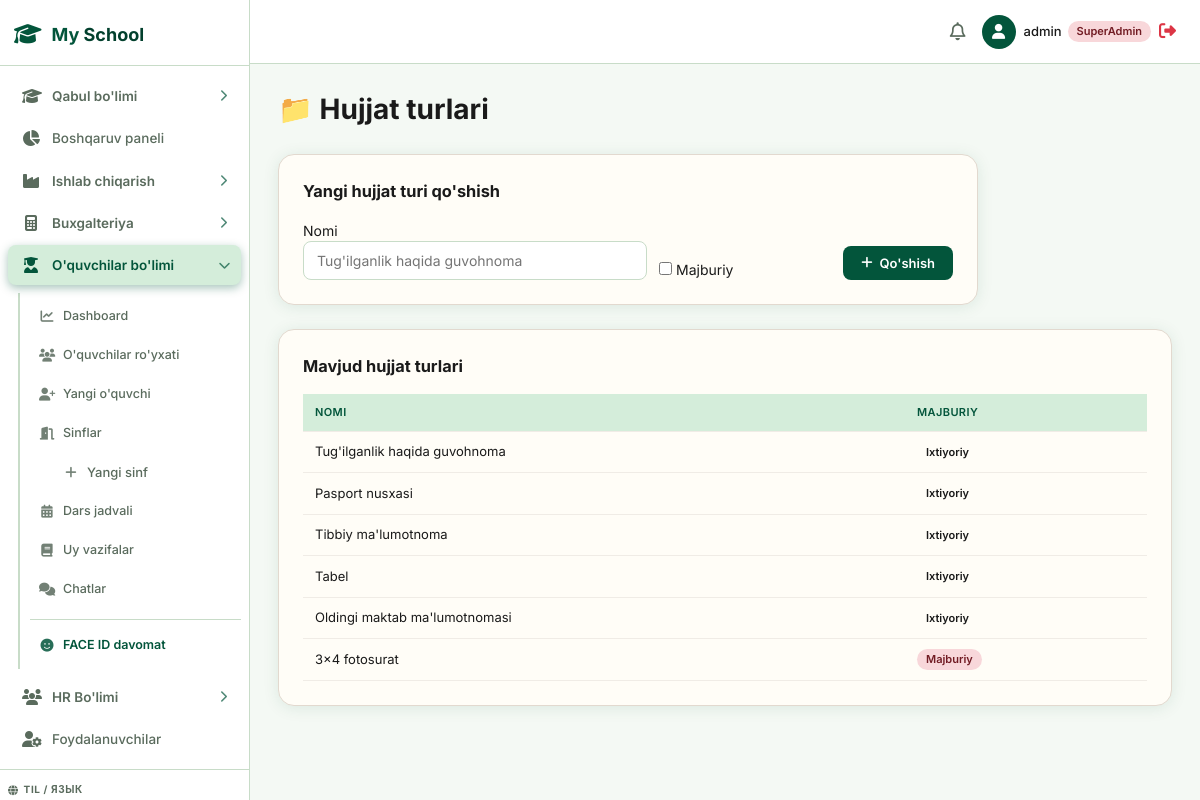
/students/document-types/ (signed in), run on the app's committed database.
### students/models.py (models this page shows, shortened)
class DocumentType(models.Model):
    name = models.CharField(max_length=100, unique=True)  # Ma'lumotnoma, Tabel, Pasport nusxasi...
    is_required = models.BooleanField(default=False)

### students/views.py (the view, shortened to what this page needs)
# urls.py: path('document-types/', views.document_type_list, name='students_doc_types'),
@login_required
@students_required
def document_type_list(request):
    doc_types = DocumentType.objects.all()
    context = {
        'doc_types': doc_types,
        'page_title': 'Hujjat turlari',
    }
    return render(request, 'students/document_type_list.html', context)

### students/views.py (called while the page is built)
def _is_students_staff(user):
    if user.is_superuser:
        return True
    return user.groups.filter(name__in=['students_agent', 'students_manager', 'enrollment_agent', 'enrollment_manager']).exists()

### templates/students/document_type_list.html (shortened to what this page needs)
{% extends 'base.html' %}
{% block content %}
<h1 style="font-size:28px;margin-bottom:24px;">📁 Hujjat turlari</h1>
<div class="card" style="max-width:700px;background:#fffdf7;border:1px solid #e2d9cf;border-radius:16px;padding:24px;margin-bottom:24px;">
  <h3 style="margin-bottom:16px;">Yangi hujjat turi qo'shish</h3>
  <form method="post" style="display:grid;grid-template-columns:2fr 1fr auto;gap:12px;align-items:end;">
    <div>
      <label>Nomi</label>
      <input type="text" name="name" class="form-control" placeholder="Tug'ilganlik haqida guvohnoma" required>
    </div>
    <div>
      <label>
        <input type="checkbox" name="is_required">
        Majburiy
      </label>
    </div>
    <button type="submit" class="btn btn-primary"><i class="fa-solid fa-plus"></i> Qo'shish</button>
  </form>
</div>
<div class="card" style="background:#fffdf7;border:1px solid #e2d9cf;border-radius:16px;padding:24px;">
  <h3 style="margin-bottom:16px;">Mavjud hujjat turlari</h3>
  {% if doc_types %}
  <table class="data-table" style="width:100%;">
    <thead>
      <tr>
        <th>Nomi</th>
        <th>Majburiy</th>
      </tr>
    </thead>
    <tbody>
      {% for dt in doc_types %}
      <tr>
        <td>{{ dt.name }}</td>
        <td>
          {% if dt.is_required %}
          <span class="badge badge-danger">Majburiy</span>
          {% else %}
          <span class="badge badge-secondary">Ixtiyoriy</span>
          {% endif %}
        </td>
      </tr>
      {% endfor %}
    </tbody>
  </table>
  {% else %}
  <p style="color:#888;">Hujjat turlari yo'q.</p>
  {% endif %}
</div>
{% endblock %}

### templates/base.html (shortened to what this page needs)
{% load static %}
<!DOCTYPE html>
<html lang="uz">
<head>
    <link rel="stylesheet" href="https://cdnjs.cloudflare.com/ajax/libs/font-awesome/6.4.0/css/all.min.css">
    <link rel="stylesheet" href="{% static 'css/style.css' %}?v=5">
</head>
<body>
    <div class="app-container">
        <aside class="sidebar" id="appSidebar">
            <div class="sidebar-header">
                <div class="logo-icon"><i class="fa-solid fa-graduation-cap"></i></div>
                <h2>My <span class="highlight">School</span></h2>
            </div>
            <ul class="nav-links">
                {% if is_superadmin or is_enrollment or is_callcentre %}
                <li class="nav-group">
                    <div class="nav-group__head {% if '/enrollment/' in request.path %}active{% endif %}" onclick="toggleSubMenu(this)">
                        <span style="display:flex;align-items:center;gap:12px;">
                            <i class="fa-solid fa-graduation-cap icon-left"></i>
                            <span>Qabul bo'limi</span>
                        </span>
                        <i class="fa-solid fa-chevron-right arrow"></i>
                    </div>
                </li>
                {% endif %}
                {% if is_superadmin %}
                <li>
                    <a href="/" class="{% if request.path == '/' %}active{% endif %}">
                        <i class="fa-solid fa-chart-pie"></i>
                        <span>Boshqaruv paneli</span>
                    </a>
                </li>
                <li class="nav-group">
                    <div class="nav-group__head {% if '/production/' in request.path %}active{% endif %}" onclick="toggleSubMenu(this)">
                        <span style="display:flex;align-items:center;gap:12px;">
                            <i class="fa-solid fa-industry icon-left"></i>
                            <span>Ishlab chiqarish</span>
                        </span>
                        <i class="fa-solid fa-chevron-right arrow"></i>
                    </div>
                </li>
                <li class="nav-group">
                    <div class="nav-group__head {% if '/accounting/' in request.path %}active{% endif %}" onclick="toggleSubMenu(this)">
                        <span style="display:flex;align-items:center;gap:12px;">
                            <i class="fa-solid fa-calculator icon-left"></i>
                            <span>Buxgalteriya</span>
                        </span>
                        <i class="fa-solid fa-chevron-right arrow"></i>
                    </div>
                </li>
                <li class="nav-group">
                    <div class="nav-group__head {% if '/students/' in request.path %}active{% endif %}" onclick="toggleSubMenu(this)">
                        <span style="display:flex;align-items:center;gap:12px;">
                            <i class="fa-solid fa-user-graduate icon-left"></i>
                            <span>O'quvchilar bo'limi</span>
                        </span>
                        <i class="fa-solid fa-chevron-right arrow"></i>
                    </div>
                    <ul class="nav-sub {% if '/students/' in request.path %}open{% endif %}">
                        <li><a href="/students/" class="{% if request.path == '/students/' %}active{% endif %}"><i class="fa-solid fa-chart-line"></i><span>Dashboard</span></a></li>
                        <li><a href="/students/list/" class="{% if '/students/list' in request.path %}active{% endif %}"><i class="fa-solid fa-users"></i><span>O'quvchilar ro'yxati</span></a></li>
                        <li><a href="/students/new/" class="{% if '/students/create' in request.path %}active{% endif %}"><i class="fa-solid fa-user-plus"></i><span>Yangi o'quvchi</span></a></li>
                        <li><a href="/students/classrooms/" class="{% if '/students/classrooms' in request.path %}active{% endif %}"><i class="fa-solid fa-door-open"></i><span>Sinflar</span></a></li>
                        <li><a href="/students/classrooms/new/" class="" style="padding-left:32px;font-size:13px;"><i class="fa-solid fa-plus"></i><span>Yangi sinf</span></a></li>
                        <li><a href="/students/schedule/" class="{% if '/students/schedule' in request.path %}active{% endif %}"><i class="fa-solid fa-calendar-days"></i><span>Dars jadvali</span></a></li>
                        <li><a href="/students/homework/" class="{% if '/students/homework/list' in request.path %}active{% endif %}"><i class="fa-solid fa-book"></i><span>Uy vazifalar</span></a></li>
                        <li><a href="/students/chat/" class="{% if '/students/chat/list' in request.path %}active{% endif %}"><i class="fa-solid fa-comments"></i><span>Chatlar</span></a></li>
                        <li style="margin-top:8px;padding-top:8px;border-top:1px solid var(--border);">
                            <a href="/faceid/students/" class="{% if '/faceid/students' in request.path %}active{% endif %}" style="color:var(--primary);font-weight:600;">
                                <i class="fa-solid fa-face-smile" style="color:var(--primary);"></i><span>FACE ID davomat</span>
                            </a>
                        </li>
                    </ul>
                </li>
                <li class="nav-group">
                    <div class="nav-group__head {% if '/hr/' in request.path %}active{% endif %}" onclick="toggleSubMenu(this)">
                        <span style="display:flex;align-items:center;gap:12px;">
                            <i class="fa-solid fa-users icon-left"></i>
                            <span>HR Bo'limi</span>
                        </span>
                        <i class="fa-solid fa-chevron-right arrow"></i>
                    </div>
                </li>
                <li>
                    <a href="/admin-users/" class="{% if '/admin-users/' in request.path %}active{% endif %}">
                        <i class="fa-solid fa-user-gear"></i>
                        <span>Foydalanuvchilar</span>
                    </a>
                </li>
                {% endif %}
            </ul>
            <div class="sidebar-footer">
                <div class="lang-label"><i class="fa-solid fa-globe"></i> <span>Til / Язык</span></div>
            </div>
        </aside>
        <main class="main-content">
            <header class="topbar">
                <div class="topbar-actions">
                    <button class="icon-btn"><i class="fa-regular fa-bell"></i></button>
                    <div class="user-profile">
                        <div class="avatar"><i class="fa-solid fa-user"></i></div>
                        <span class="user-name">
                            {{ request.user.username }}
                            {% if is_superadmin %}<span class="badge badge-danger" style="font-size:11px;">SuperAdmin</span>
                            {% elif user_branch %}<span class="badge badge-info" style="font-size:11px;">{{ user_branch.name }}</span>
                            {% elif request.user.groups.all.0 %}<span class="badge badge-warning" style="font-size:11px;">{{ request.user.groups.all.0.name }}</span>
                            {% endif %}
                        </span>
                        <a href="/logout/" style="color:#dc3545;font-size:17px;" title="Chiqish">
                            <i class="fa-solid fa-right-from-bracket"></i>
                        </a>
                    </div>
                </div>
            </header>
            <div class="content-wrapper">
                {% block content %}{% endblock %}
            </div>
        </main>
    </div>
</body>
</html>

### templates/base.html (style rules this page uses)
body { top: 0 !important; }

### data on the page
DocumentType: name "Tug'ilganlik haqida guvohnoma", is_required "Ixtiyoriy"
DocumentType: name "Pasport nusxasi", is_required "Ixtiyoriy"
DocumentType: name "Tibbiy ma'lumotnoma", is_required "Ixtiyoriy"
DocumentType: name "Tabel", is_required "Ixtiyoriy"
DocumentType: name "Oldingi maktab ma'lumotnomasi", is_required "Ixtiyoriy"
DocumentType: name "3x4 fotosurat", is_required "Majburiy"

### other printed values
{{ request.user.username }} "admin"
